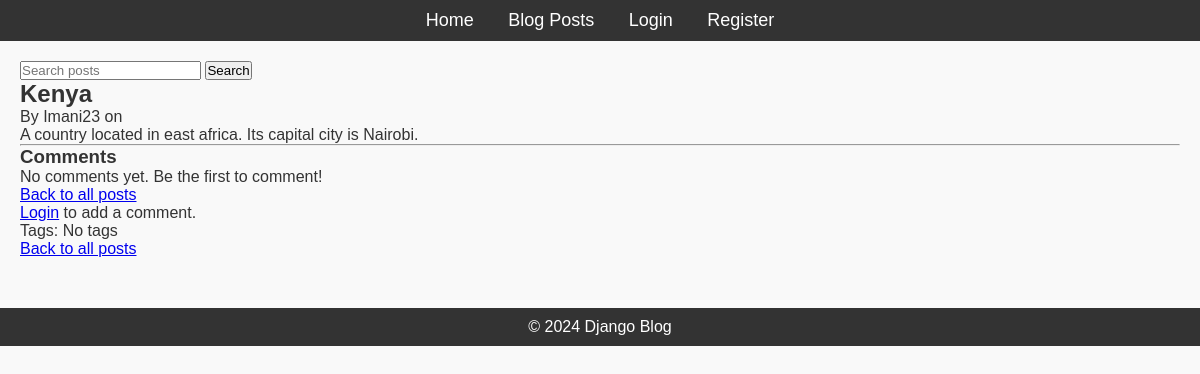
Screenshot of /post/3/ with the database file from the repository.
### blog/models.py (models this page shows, shortened)
class Post(models.Model):
    title=models.CharField(max_length=200)
    content=models.TextField()
    published_date=models.DateTimeField(auto_now_add=True)
    author=models.ForeignKey(User,on_delete=models.CASCADE,related_name="users")
    tags=TaggableManager()

### blog/views.py (the view)
# urls.py: path("post/<int:pk>/", PostDetailView.as_view(), name="post_detail"),
class PostDetailView(DetailView):
    model=Post
    template_name="blog/post_detail.html"
    context_object_name="post"
    def get_context_data(self, **kwargs):
        context = super().get_context_data(**kwargs)
        context['comment_form'] = CommentForm()
        return context

### blog/forms.py
class CommentForm(forms.ModelForm):
    content = forms.CharField(
        label="",
        widget=forms.Textarea(attrs={
            "rows": 3,
            "placeholder": "Comment here..."
        }),
        max_length=1000,
        required=True
    )
    class Meta:
        model = Comment
        fields = ["content"]

### blog/templates/blog/post_detail.html (shortened to what this page needs)
{% extends "blog/base.html" %}
{% load static %}
{% block content %}
<h2>{{ post.title }}</h2>
<p>By {{ post.author.username }} on {{ post.created_at|date:"M d, Y" }}</p>
<p>{{ post.content }}</p>
<hr>
<h3>Comments</h3>
{% if post.comments.all %}
    {% for comment in post.comments.all %}
        <div class="comment">
            <p><strong>{{ comment.author.username }}</strong> said:</p>
            <p>{{ comment.content }}</p>
            <small>{{ comment.created_at|date:"M d, Y H:i" }}</small>
            {% if user == comment.author %}
                <p>
                    <a href="{% url 'comment_update' comment.pk %}">Edit</a> |
                    <a href="{% url 'comment_delete' comment.pk %}">Delete</a>
                </p>
            {% endif %}
            <hr>
        </div>
    {% endfor %}
{% else %}
    <p>No comments yet. Be the first to comment!</p>
{% endif %}
<a href="/">Back to all posts</a>
{% if user.is_authenticated %}
    <h4>Add a Comment</h4>
    <form method="POST" action="{% url 'comment_create' post.pk %}">
        {% csrf_token %}
        {{ comment_form.as_p }}
        <button type="submit" class="btn btn-primary">Submit Comment</button>
    </form>
{% else %}
    <p><a href="{% url 'login' %}">Login</a> to add a comment.</p>
{% endif %}
<p>Tags:
{% for tag in post.tags.all %}
    <a href="{% url 'posts_by_tag' tag.name %}">{{ tag.name }}</a>{% if not forloop.last %}, {% endif %}
{% empty %}
    No tags
{% endfor %}
</p>
<a href="/">Back to all posts</a>
{% endblock %}

### blog/static/css/styles.css (style rules this page uses)
* { margin: 0; padding: 0; box-sizing: border-box; }
body { font-family: Arial, sans-serif; background-color: #f9f9f9; color: #333; }

### rows the page displays
Post: title "Kenya", author.username "Imani23", content "A country located in east africa. Its capital city is Nairobi."
